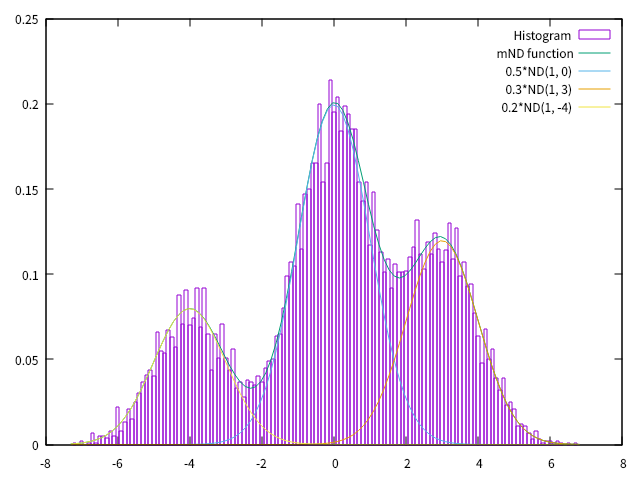

gnuplot code for this plot:
ND(s, m, x)=1/(sqrt(2*pi)*s)*exp(-((x-m)/s)**2/2)
binWidth=0.1
set boxwidth binWidth
num_data=10000
plot "mND_sample_3_histo.dat" using 1:($2/(num_data*binWidth)) with boxes title "Histogram"
rep 0.5*ND(1, 0, x)+0.3*ND(1, 3, x)+0.2*ND(1, -4, x) title "mND function"
rep 0.5*ND(1, 0, x) title "0.5*ND(1, 0)"
rep 0.3*ND(1, 3, x) title "0.3*ND(1, 3)"
rep 0.2*ND(1, -4, x) title "0.2*ND(1, -4)"
